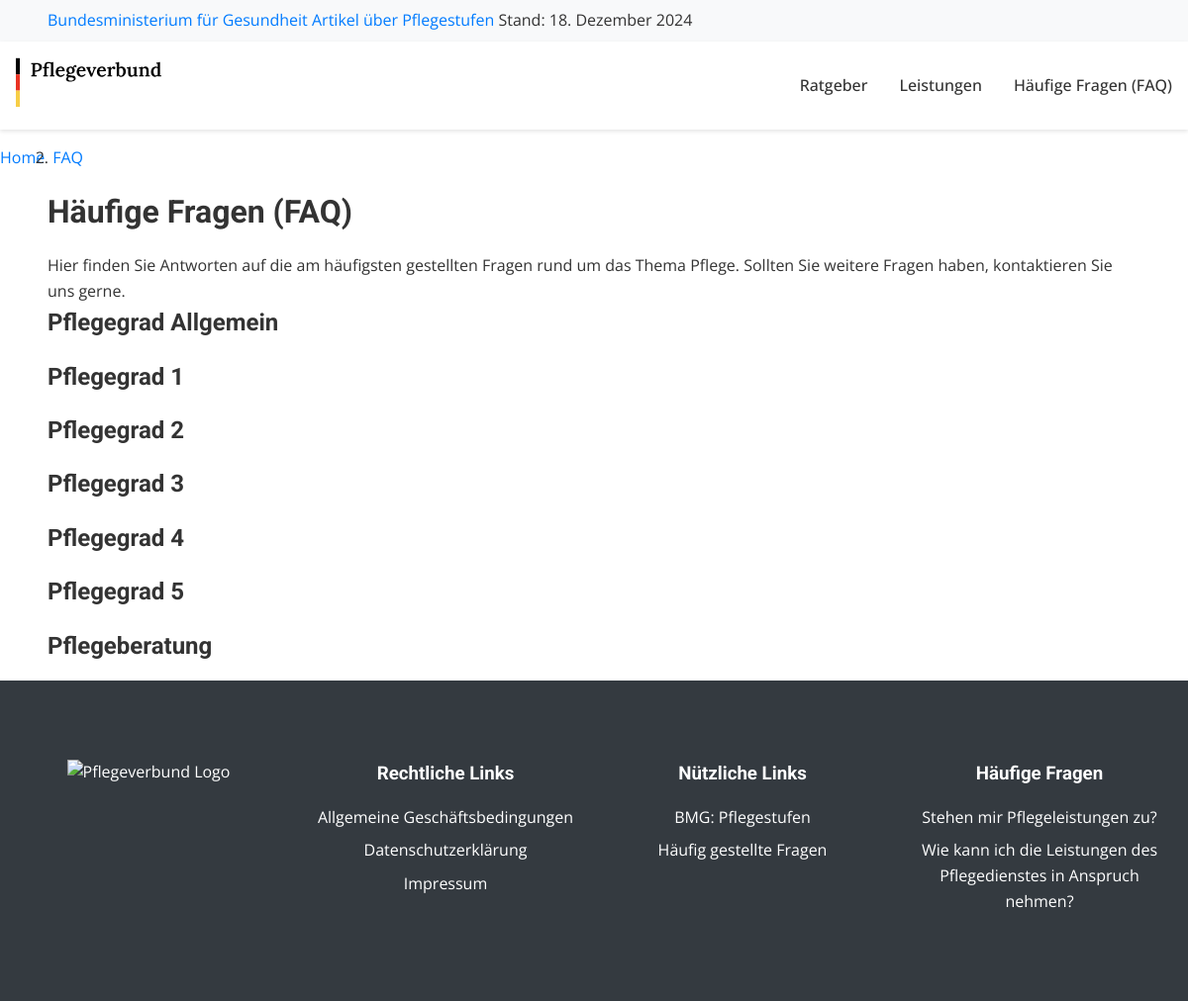
The app's page /faq.php with its own data.
### tables this page shows
CREATE TABLE faq_categories (
    id INT PRIMARY KEY AUTO_INCREMENT,
    name VARCHAR(255) NOT NULL,
    parent_id INT NULL,
    created_at TIMESTAMP DEFAULT CURRENT_TIMESTAMP,
    FOREIGN KEY (parent_id) REFERENCES faq_categories(id) ON DELETE CASCADE
);

### includes/functions.php (called while the page is built, shortened)
<?php
function renderComponent($name, $data = []) {
    $name = basename($name);
    $componentPath = "components/$name.php";
    (function() use ($componentPath, $data) {
        extract($data);
        include $componentPath;
    })();
}

### includes/faq/category-functions.php (called while the page is built, shortened)
<?php
function getFaqCategories($parentId = null) {
    $db = getDbConnection();
    $sql = "SELECT * FROM faq_categories WHERE parent_id " . ($parentId === null ? "IS NULL" : "= :parent_id");
    $stmt = $db->prepare($sql);
    if ($parentId !== null) {
        $stmt->bindParam(':parent_id', $parentId, PDO::PARAM_INT);
    }
    $stmt->execute();
    return $stmt->fetchAll(PDO::FETCH_ASSOC);
}

### includes/faq/components.php (the view, shortened to what this page needs)
    <?php
function renderFaqSection($categoryId, $categoryName) {
    $subcategories = getFaqCategories($categoryId);
    echo "<section class='faq-section' id='category-$categoryId'>";
    echo "<h2 class='faq-section__title'>" . htmlspecialchars($categoryName) . "</h2>";
    if (!empty($subcategories)) {
        echo "<div class='faq-subcategories'>";
        foreach ($subcategories as $subcategory) {
            renderFaqSection($subcategory['id'], $subcategory['name']);
        }
        echo "</div>";
    }
    echo "</section>";
}

### components/header.php (shortened to what this page needs)
<!DOCTYPE html>
<html lang="de">
<head>
    <link rel="stylesheet" href="<?=CSS_URL;?>/main.css?ver=<?=time();?>">
</head>
<body>
    <?php
    renderComponent('top-bar');
    renderComponent('main-nav');
    ?>

### components/top-bar.php
<div class="top-bar">
    <div class="container">
        <a href="https://www.bundesgesundheitsministerium.de/service/publikationen/details/pflegeleistungen-zum-nachschlagen.html" target="_blank" class="top-bar__blog-link">Bundesministerium für Gesundheit Artikel über Pflegestufen</a>
        <span class="top-bar__date">Stand: 18. Dezember 2024</span>
    </div>
</div>

### components/main-nav.php
<nav class="main-nav">
    <div class="container">
        <a href="<?=SITE_PATH;?>" class="main-nav__logo">
            <img src="<?=IMG_URL;?>/logo.svg" alt="Pflegeverbund Logo">
        </a>
        <div class="main-nav__menu">
            <a href="<?=SITE_PATH;?>/ratgeber">Ratgeber</a>
            <a href="<?=SITE_PATH;?>/leistungen">Leistungen</a>
            <a href="<?=SITE_PATH;?>/faq">Häufige Fragen (FAQ)</a>
        </div>
    </div>
</nav>

### components/breadcrumb.php
<nav aria-label="breadcrumb">
    <ol class="breadcrumb">
        <?php foreach ($items as $item): ?>
            <li class="breadcrumb-item">
                <a href="<?= htmlspecialchars($item['url']) ?>"><?= htmlspecialchars($item['label']) ?></a>
            </li>
        <?php endforeach; ?>
    </ol>
</nav>

### faq.php (shortened to what this page needs)
<?php
require_once 'includes/functions.php';
require_once 'includes/faq/category-functions.php';
require_once 'includes/faq/components.php';
$breadcrumbItems = [
    ['label' => 'Home', 'url' => SITE_PATH . '/'],
    ['label' => 'FAQ', 'url' => SITE_PATH . '/faq']
];
include 'components/header.php';
renderComponent('breadcrumb', ['items' => $breadcrumbItems]);
?>
<main class="main-content">
    <div class="container">
        <h1 class="page-title">Häufige Fragen (FAQ)</h1>
        <p class="page-description">
            Hier finden Sie Antworten auf die am häufigsten gestellten Fragen rund um das Thema Pflege.
            Sollten Sie weitere Fragen haben, kontaktieren Sie uns gerne.
        </p>
        <?php
        $mainCategories = getFaqCategories();
        foreach ($mainCategories as $category) {
            renderFaqSection($category['id'], $category['name']);
        }
        ?>
    </div>
</main>
<?php include 'components/footer.php'; ?>

### components/footer.php (shortened to what this page needs)
<footer class="footer">
        <div class="footer__container">
            <div class="footer__column">
                <img src="/images/logo-white.svg" alt="Pflegeverbund Logo" class="footer__logo">
            </div>
            <div class="footer__column">
                <h3>Rechtliche Links</h3>
                <div class="footer__links">
                    <a href="<?=SITE_PATH;?>/agb">Allgemeine Geschäftsbedingungen</a>
                    <a href="<?=SITE_PATH;?>/datenschutz">Datenschutzerklärung</a>
                    <a href="<?=SITE_PATH;?>/impressum">Impressum</a>
                </div>
            </div>
            <div class="footer__column">
                <h3>Nützliche Links</h3>
                <div class="footer__links">
                    <a href="https://www.bundesgesundheitsministerium.de/themen/pflege/pflegegrade" target="_blank" rel="noopener">BMG: Pflegestufen</a>
                    <a href="<?=SITE_PATH;?>/faq">Häufig gestellte Fragen</a>
                </div>
            </div>
            <div class="footer__column">
                <h3>Häufige Fragen</h3>
                <div class="footer__links">
                    <a href="<?=SITE_PATH;?>/faq/pflegeleistungen">Stehen mir Pflegeleistungen zu?</a>
                    <a href="<?=SITE_PATH;?>/faq/pflegedienst">Wie kann ich die Leistungen des Pflegedienstes in Anspruch nehmen?</a>
                </div>
            </div>
        </div>
    </footer>
</body>
</html>

### src/css/variables.css (style rules this page uses)
:root { --color-primary: #0066cc; --color-secondary: #4a90e2; --color-accent: #28a745; --color-background: #ffffff; --color-background-light: #f8f9fa; --color-text: #333333; --color-text-secondary: #666666; --color-link: #007bff; --color-border: #e2e8f0; --color-success: #28a745; --color-success-light: #d4edda; --color-error: #dc3545; --color-error-light: #f8d7da; --font-family-base: 'Open Sans', system-ui, sans-serif; --font-family-heading: 'Roboto', system-ui, sans-serif; --spacing-unit: 0.25rem; --container-padding: calc(var(--spacing-unit) * 4); --container-max-width: 1200px; --border-radius: 4px; --z-index-cookie-banner: 1000; --z-index-navigation: 100; --z-index-modal: 900; --z-index-overlay: 800; }

### src/css/base.css (style rules this page uses)
*, *::before, *::after { box-sizing: border-box; margin: 0; padding: 0; }
body { font-family: var(--font-family-base); color: var(--color-text); line-height: 1.6; background-color: var(--color-background); }
h1, h2, h3, h4, h5, h6 { font-family: var(--font-family-heading); margin-bottom: 1rem; }
a { color: var(--color-link); text-decoration: none; }
.container { width: 100%; max-width: var(--container-max-width); margin: 0 auto; padding: 0 var(--container-padding); }

### src/css/components/navigation.css (style rules this page uses)
.main-nav { background-color: var(--color-background); box-shadow: 0 2px 4px rgba(0,0,0,0.1); }
.main-nav .container { display: flex; justify-content: space-between; align-items: center; padding: 1rem var(--container-padding); }
.main-nav__logo img { max-height: 50px; }
.main-nav__menu { display: none; }
.main-nav__menu a { color: var(--color-text); text-decoration: none; font-weight: 500; }
@media (min-width: 768px) { .main-nav__menu { display: flex; gap: 2rem; } }

### src/css/components/footer.css (style rules this page uses)
.footer { background-color: #343a40; color: white; padding: 3rem 0; }
.footer__container { display: grid; grid-template-columns: 1fr; gap: 2rem; }
.footer__links a { color: white; text-decoration: none; display: block; margin-bottom: 0.5rem; }
@media (min-width: 768px) { .footer__container { grid-template-columns: repeat(2, 1fr); } }
@media (min-width: 992px) { .footer__container { grid-template-columns: repeat(4, 1fr); } }

### src/css/components/breadcrumb.css (style rules this page uses)
.breadcrumb { display: flex; align-items: center; gap: 0.5rem; padding: 1rem 0; }
.breadcrumb a { color: #007bff; text-decoration: none; }

### src/css/components/topbar.css (style rules this page uses)
.top-bar { background-color: var(--color-background-light); padding: 0.5rem 0; }

### src/css/responsive.css (style rules this page uses)
:root { --container-width: 100%; --container-max-width: 1200px; --container-padding: 1rem; }
.container { width: var(--container-width); max-width: var(--container-max-width); margin: 0 auto; padding: 0 var(--container-padding); }
.main-nav__menu { display: none; position: fixed; top: 60px; left: 0; right: 0; background: white; padding: 1rem; box-shadow: 0 2px 4px rgba(0,0,0,0.1); }
.main-nav__menu a { display: block; padding: 0.75rem 0; border-bottom: 1px solid var(--color-border); }
.footer__container { grid-template-columns: 1fr; gap: 2rem; padding: 2rem var(--container-padding); }
.footer__column { text-align: center; }
@media (min-width: 768px) { .main-nav__menu { display: flex; position: static; gap: 2rem; box-shadow: none; padding: 0; } }
@media (min-width: 768px) { .main-nav__menu a { border-bottom: none; padding: 0; } }
@media (min-width: 768px) { .footer__container { grid-template-columns: repeat(2, 1fr); text-align: left; } }
@media (min-width: 992px) { .footer__container { grid-template-columns: repeat(4, 1fr); } }
@media (min-width: 992px) { .container { padding: 0 2rem; } }
@media (min-width: 1200px) { .container { padding: 0 3rem; } }

### records on screen
faq_categories: name "Pflegegrad Allgemein"
faq_categories: name "Pflegegrad 1"
faq_categories: name "Pflegegrad 2"
faq_categories: name "Pflegegrad 3"
faq_categories: name "Pflegegrad 4"
faq_categories: name "Pflegegrad 5"
faq_categories: name "Pflegeberatung"

### other values on screen
$item['label'] "Home"
$item['label'] "FAQ"
